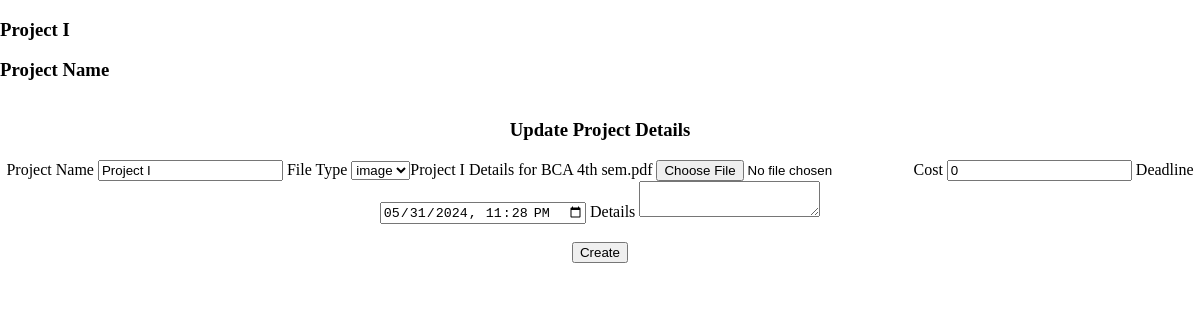
The app's page /project/updateproject.php?p_id=6 (signed in) with its own data.
### tables this page shows
CREATE TABLE `project` (
  `id` int(11) NOT NULL,
  `project_name` varchar(255) NOT NULL,
  `file_type` int(11) NOT NULL,
  `file` varchar(255) DEFAULT NULL,
  `cost` int(11) NOT NULL,
  `project_details` text DEFAULT NULL,
  `created_date` timestamp NOT NULL DEFAULT current_timestamp() ON UPDATE current_timestamp(),
  `deadline` datetime DEFAULT NULL
);

### project/updateproject.php (the view, shortened to what this page needs)
<?php
include '../dbconnect/dbconnect.php';
$userType= $_SESSION["user_type"];
$project_id = $_GET['p_id'];
?>
<!DOCTYPE html>
<html lang="en">
<head>
    <link rel="stylesheet" href="../css/project_details.css">
</head>
<body>
<?php
if($userType=='admin')
{?>
    <div class="topcolor">
        <?php include '../Assignment/header/header.php';  ?>
    </div>
  <?php
    include '../dbconnect/dbconnect.php';
    $project_id = $_GET['p_id'];
    $query="select * FROM project where id=$project_id";
    $result=mysqli_query($conn,$query);
    if(mysqli_num_rows($result)> 0)
    {
        $row=mysqli_fetch_assoc($result);
        $project_name=$row['project_name'];
        $project_cost=$row['cost'];
        $existingfile=$row['file'];
        $project_details=$row['project_details'];
        $project_deadline=$row['deadline'];
?>
    <center><h3>Update Project Details</h3>
        <div id="project_update">
            <form action="" method="POST" id="formp" enctype="multipart/form-data">
                <span>Project Name</span>
                <span><input type="text" name="project" id="project" Value="<?php echo $project_name; ?>" required class="p_create"></span>
                <span>File Type</span>
                <span><select name="f_type" class="p_create">
                    <option value="1">image</option>
                </select><?php echo basename($existingfile); ?></span>
                <span><input type="file" name="file" id="project_file" Value="<?php echo $project_name; ?>"   class="p_create"></span>
                <span>Cost</span> <span>
                <input type="number" name="cost" Value="<?php echo $project_cost; ?>" class="p_create"></span>
                <span>Deadline</span>
                <span><input type="datetime-local" name="dt" id="" Value="<?php echo $project_deadline; ?>" class="p_create" required></span>
                <span>Details</span>
                <span><textarea name="p_details" id="project" cols="" rows="" Value="<?php echo $project_details; ?>" class="p_create"></textarea></span><br><br>
                <span><input type="submit" value="Create" name="submit" id="submit_project" ></span>
            </form>
        </div>
</center>
    <?php
    }
}
?>
</body>
</html>

### Assignment/header/header.php (shortened to what this page needs)
<?php
    if($userType== "admin" || $userType== "foreman" || $userType=="user")
    { ?>
        <div class="mainhead">
            <table border="0">
                <div class="project_info">
                    <?php
                        $sql="select * from project where id=$project_id" ;
                        $result_view=mysqli_query($conn,$sql);
                        $row_view=mysqli_fetch_assoc($result_view);
                        $fetched_project_name=$row_view['project_name'];
                    ?>
                    <div id="project_name">
                    <h3 class="p_n">
                            <?php
                            echo $fetched_project_name ;
                            ?>
                        </h3>
                        <?php if($userType=="user"){?>
                    <h3> Project Name </h3>
                    <?php }
                    else
                    { ?>
                        <h3 class="p">Project Name </h3>
                    <?php } ?>
                    </div>
                </div>
            </table>
        </div>
    <?php
    }?>

### css/project_details.css (style rules this page uses)
body { margin: 0px; padding: 0px; }

### records on screen
project: project_name "Project I", project "Project I", file "Project I Details for BCA 4th sem.pdf", cost "0", dt "05/31/2024 23:28"
